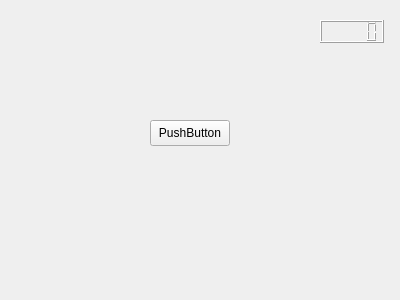
<?xml version="1.0" encoding="UTF-8"?>
<ui version="4.0">
 <class>Form</class>
 <widget class="QWidget" name="Form">
  <property name="geometry">
   <rect>
    <x>0</x>
    <y>0</y>
    <width>400</width>
    <height>300</height>
   </rect>
  </property>
  <property name="windowTitle">
   <string>Form</string>
  </property>
  <widget class="QPushButton" name="pushButton">
   <property name="geometry">
    <rect>
     <x>150</x>
     <y>120</y>
     <width>80</width>
     <height>26</height>
    </rect>
   </property>
   <property name="text">
    <string>PushButton</string>
   </property>
  </widget>
  <widget class="QLCDNumber" name="lcdNumber">
   <property name="geometry">
    <rect>
     <x>320</x>
     <y>20</y>
     <width>64</width>
     <height>23</height>
    </rect>
   </property>
  </widget>
 </widget>
 <resources/>
 <connections/>
</ui>
